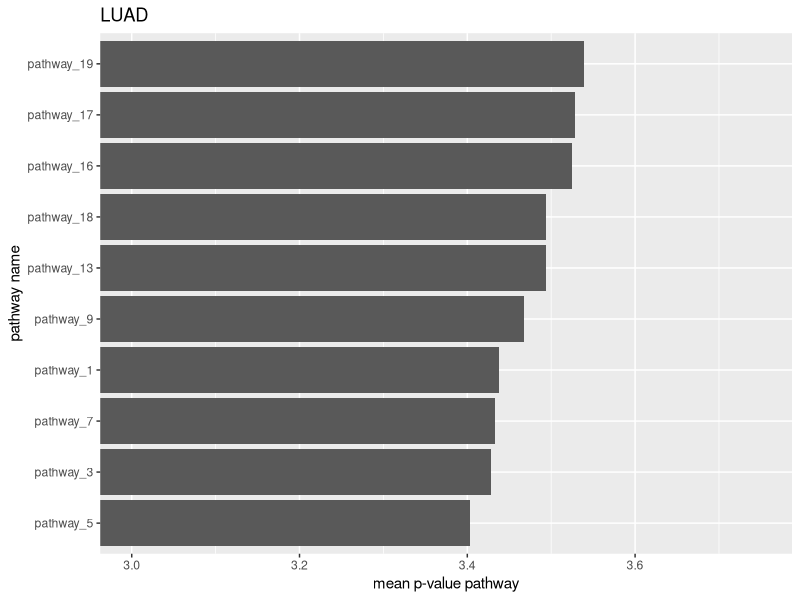
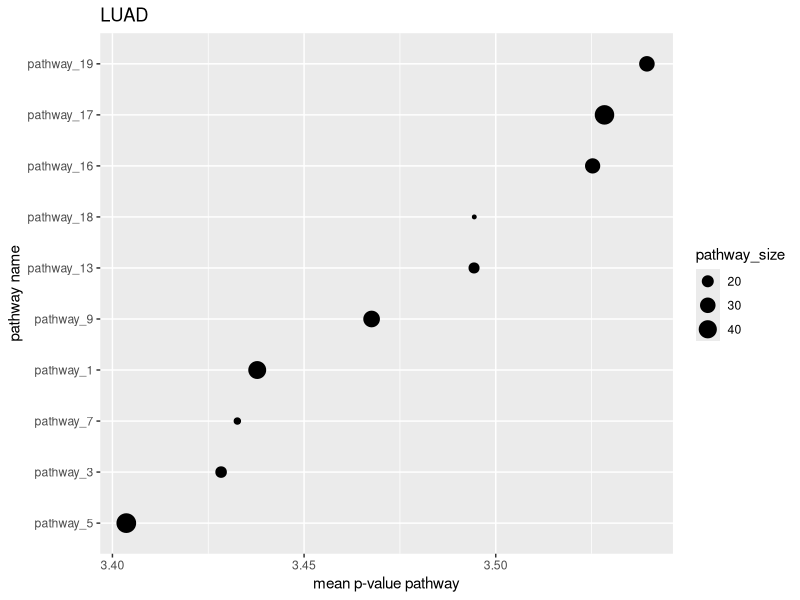
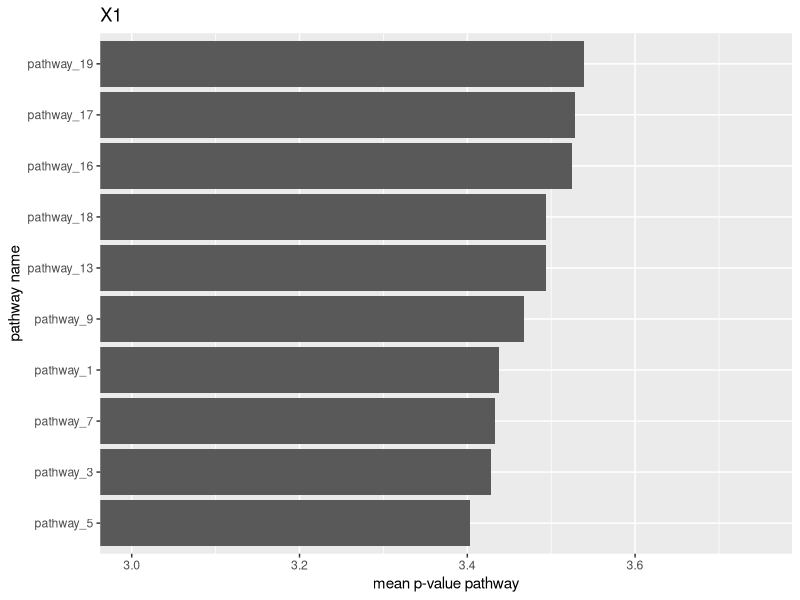
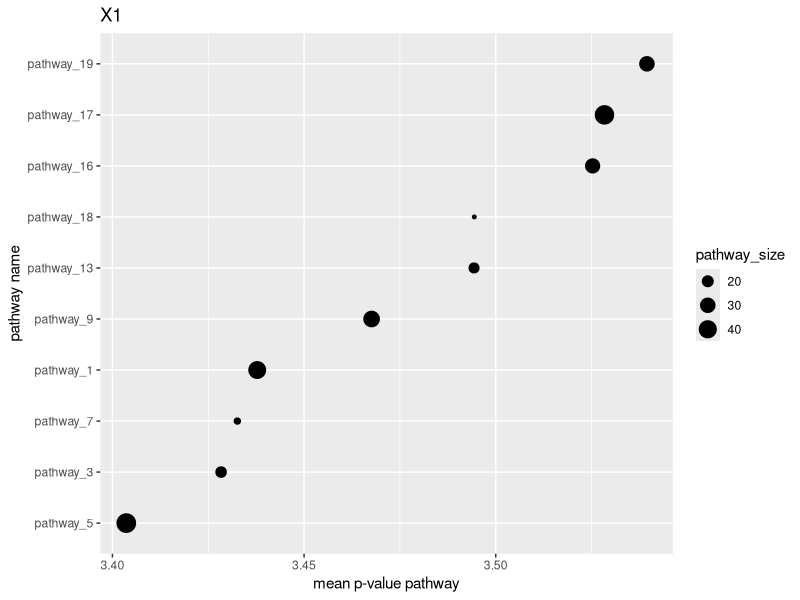
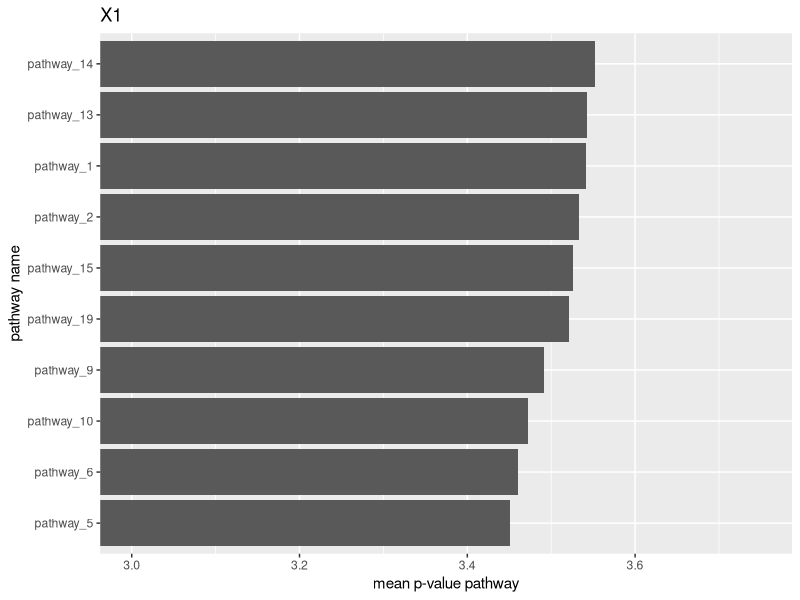
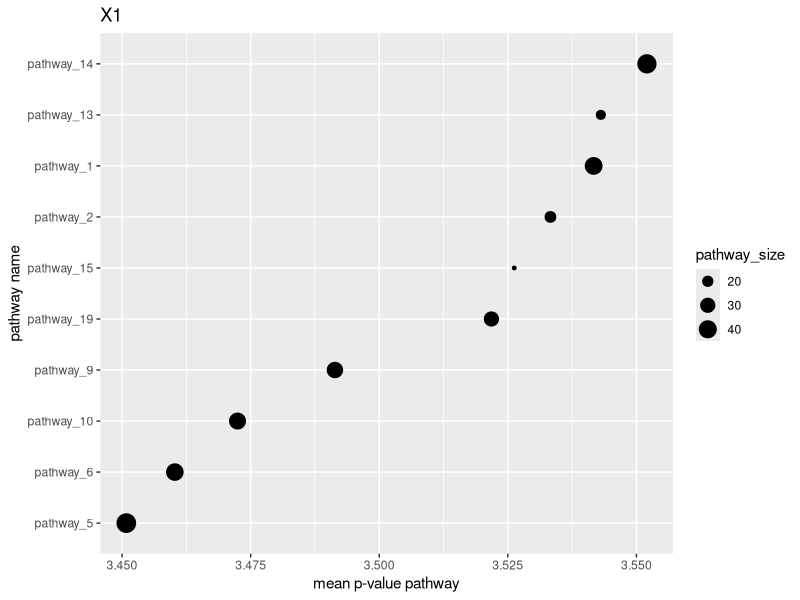
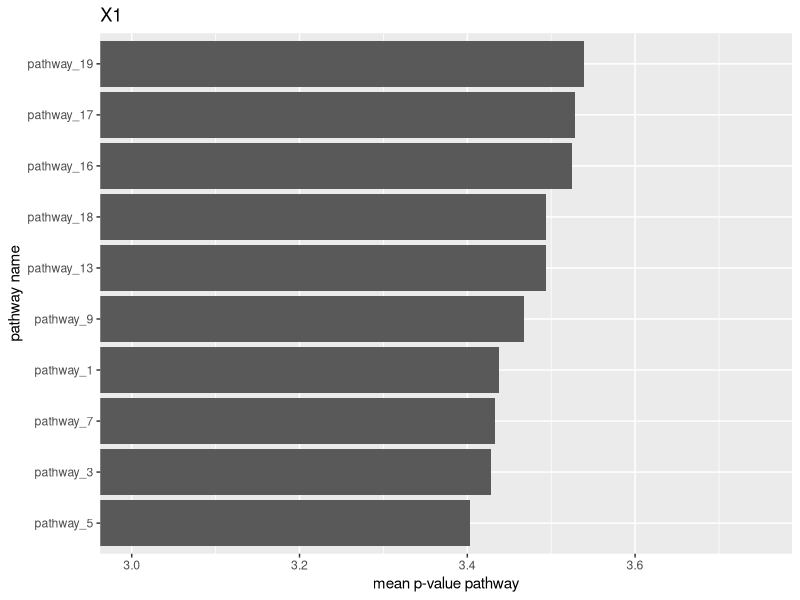
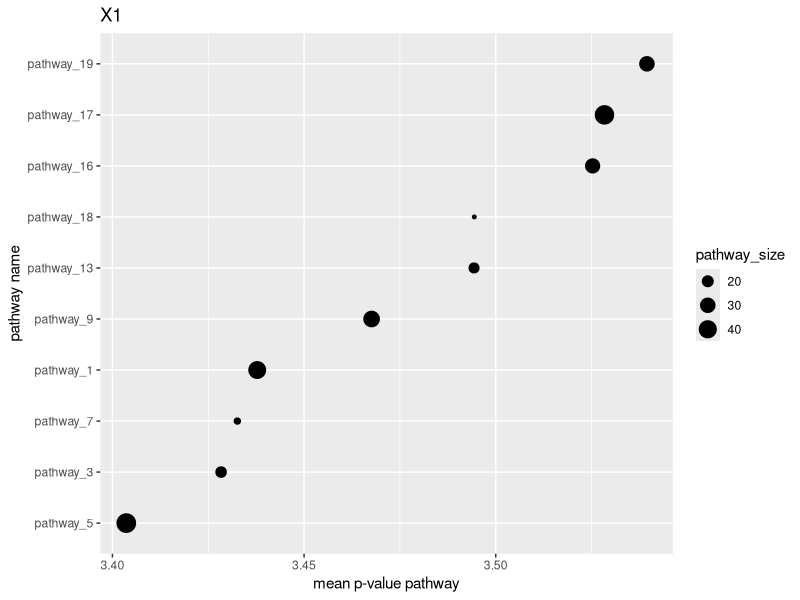

The R source for these figures, in order:
## ---- chunk 1
knitr::opts_chunk$set(echo = TRUE)
## ---- chunk 2
# p-value matrix (for pathways)

# for reproducible results set seed (runif )
set.seed(100)
df1 <- data.frame(matrix(runif(20*50, 1e-20, 1e-3), 20, 50),
                  row.names = paste("pathway", 1:20, sep = "_"))

set.seed(95)
df2 <- data.frame(matrix(runif(20*50, 1e-20, 1e-3), 20, 50),
                  row.names = paste("pathway", 1:20, sep = "_"))

df.p.value.list = list("LUAD" = df1, "BRCA" = df2)

# genset size information 

len.genesets <- sample(10:50, 20)
names(len.genesets) <- paste("pathway", 1:20, sep = "_")

head(len.genesets)

class(len.genesets)
## ---- chunk 3
get_top10pathways_from_pvalues = function(df_p_values, length_genesets) {
  
  require(ggplot2)
  
  results <- list()
    
  df_p_values_log10 <- -log10(as.data.frame(df_p_values))
    
  mean_pathway <- as.data.frame(apply(df_p_values_log10, 1, mean))
  rownames(mean_pathway) <- rownames(df_p_values_log10)
  
  ordered_score <- mean_pathway[order(-mean_pathway[ ,1]), 1]
  top_10 <- data.frame(ordered_score[1:10])
  colnames(top_10) <- "mean_pathway"
  
  ordered_names <- order(-mean_pathway[ ,1])
  top_10_names <- ordered_names[1:10]
  top_10$pathway_names <- row.names(mean_pathway)[top_10_names]
  
  results[[1]] <- top_10
  
  results[[2]] <- ggplot(data = top_10, aes(x = mean_pathway, y = reorder(pathway_names, mean_pathway)))+
    geom_bar(stat = "identity")+
    coord_cartesian(xlim =c(3, 3.75))+
    labs(title = names(df_p_values),
         x = "mean p-value pathway",
         y = "pathway name")
  
  pathway_size <- order(-mean_pathway[ ,1])
  top_10_size <- pathway_size[1:10]
  top_10$pathway_size <- length_genesets[top_10_size]
  
  results[[3]] <- ggplot(data = top_10, aes(x = mean_pathway, y = reorder(pathway_names,
                                                                          mean_pathway)))+
    geom_point(aes(size = pathway_size))+
    labs(title = names(df_p_values),
         x = "mean p-value pathway",
         y = "pathway name")
  
  return(results)
}
## ---- chunk 4
t <- get_top10pathways_from_pvalues(df.p.value.list[1], len.genesets)

t
                               
## ---- chunk 5

t2 <- lapply(df.p.value.list, get_top10pathways_from_pvalues, length_genesets = len.genesets)
# lapply(df.p.value.list, best_function, length_genesets = len.genesets)

lapply(df.p.value.list, get_top10pathways_from_pvalues, length_genesets = len.genesets)


dfs <- df.p.value.list

lapply(dfs, FUN= function(df){return(get_top10pathways_from_pvalues(df, len.genesets))})
